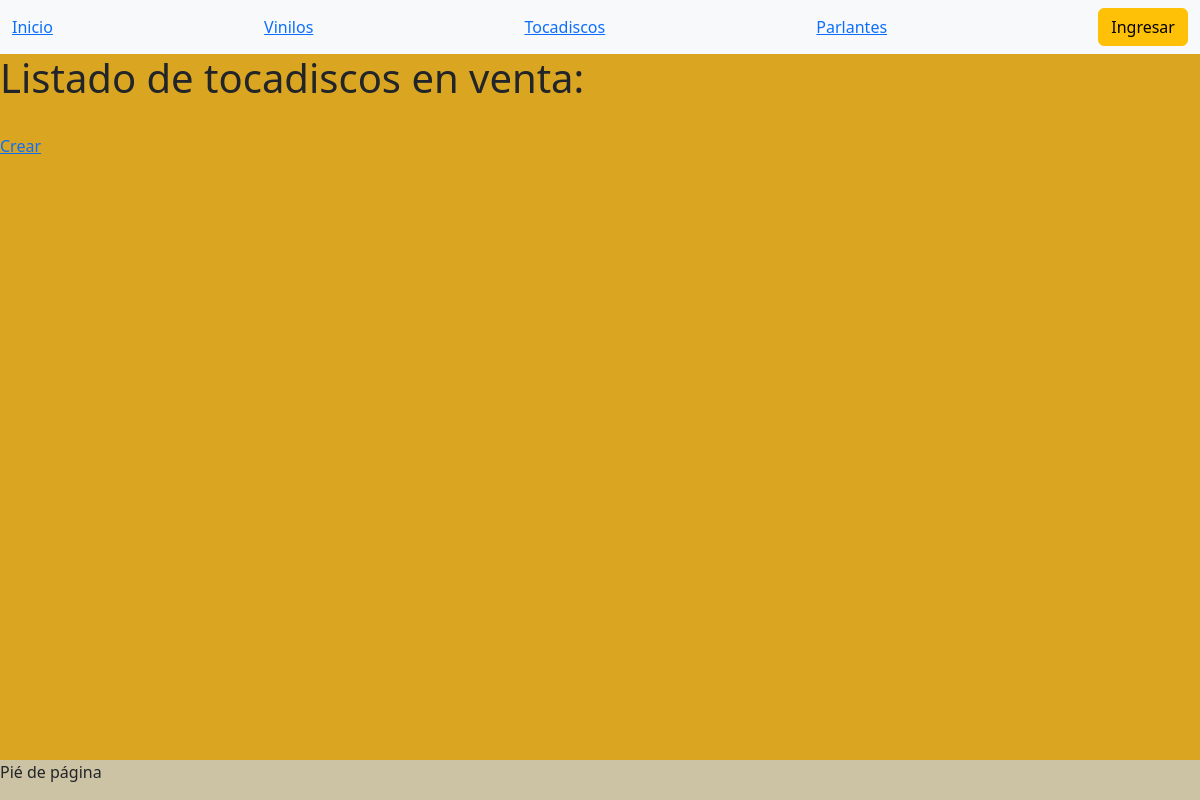
/base/tocadiscosLista/, run on an earlier commit of the app's database.
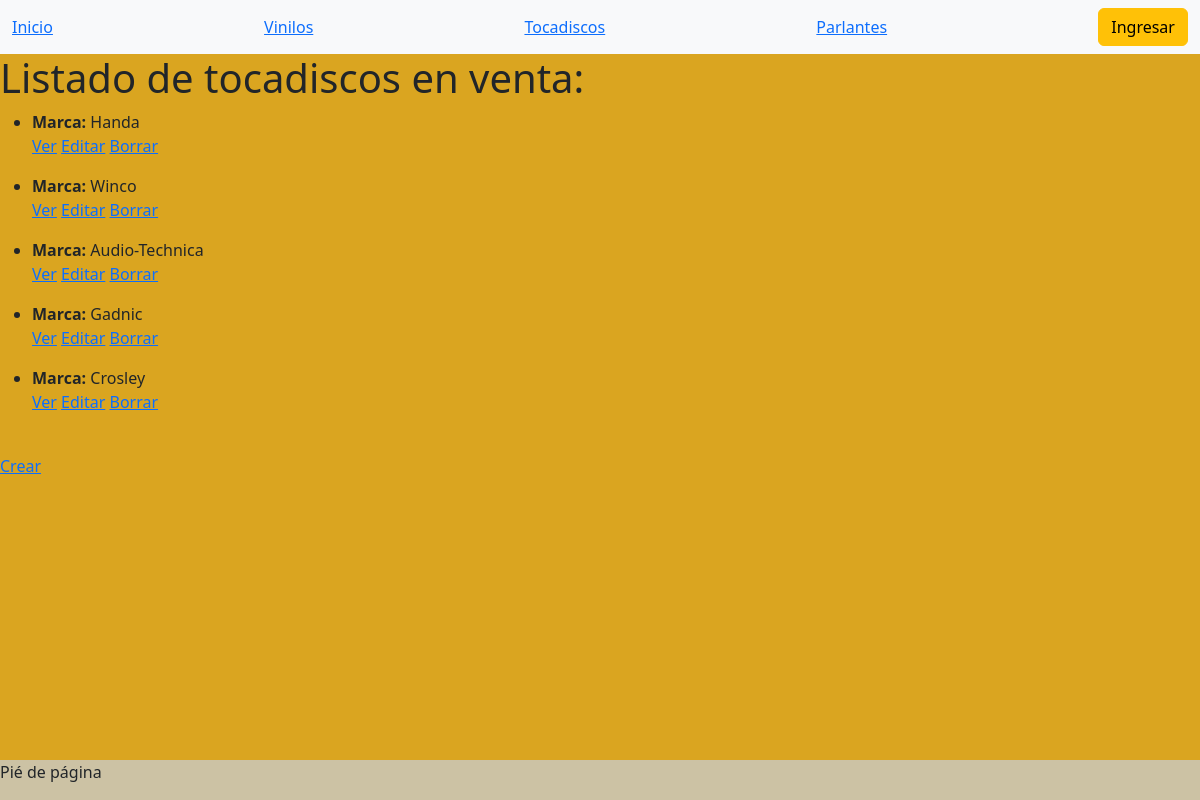
And on a later commit of the database.
### Appweb/models.py (models this page shows)
class Reproductor(models.Model):
    marca = models.CharField(max_length=50)
    modelo = models.CharField(max_length=50)
    precio = models.FloatField()

### Appweb/views.py (the view)
# urls.py: path('tocadiscosLista/', TocadiscosListView.as_view(), name='ListarTocadiscos'),
class TocadiscosListView(ListView):
    model = Reproductor
    context_object_name = 'reproductor'
    template_name = 'ventanas/tocadiscos_lista.html'

### Appweb/templates/ventanas/tocadiscos_lista.html
{% extends 'ventanas/base.html' %}
{% load static %}
{% block main %}
    <h1>Listado de tocadiscos en venta: </h1>
    {% for t in reproductor %}
        <ul>
            <li>
                <strong>Marca: </strong>{{ t.marca }}
                <p>
                    <a href="{% url 'DetalleTocadiscos' t.pk %}">Ver</a>
                    <a href="{% url 'EditarTocadiscos' t.pk %}">Editar</a>
                    <a href="{% url 'BorrarTocadiscos' t.pk %}">Borrar</a>
                </p>
            </li>
        </ul>
    {% endfor %}
    <br>
    <p>
        <a href="{% url 'CrearTocadiscos' %}">Crear</a>
    </p>
{% endblock %}

What changed in the data, as far as the page shows it:
added Reproductor: marca "Handa"
added Reproductor: marca "Winco"
added Reproductor: marca "Audio-Technica"
added Reproductor: marca "Gadnic"
added Reproductor: marca "Crosley"
